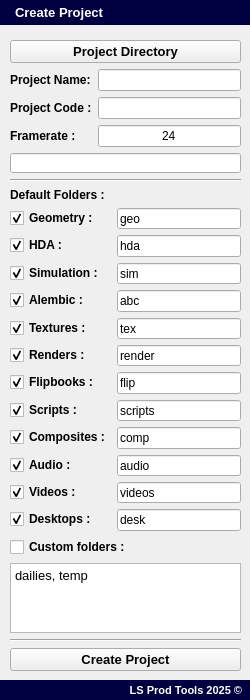
<?xml version="1.0" encoding="UTF-8"?>
<ui version="4.0">
 <class>wdgt_createScene</class>
 <widget class="QWidget" name="wdgt_createScene">
  <property name="geometry">
   <rect>
    <x>0</x>
    <y>0</y>
    <width>250</width>
    <height>700</height>
   </rect>
  </property>
  <property name="minimumSize">
   <size>
    <width>250</width>
    <height>700</height>
   </size>
  </property>
  <property name="maximumSize">
   <size>
    <width>250</width>
    <height>700</height>
   </size>
  </property>
  <property name="windowTitle">
   <string>Form</string>
  </property>
  <widget class="QLabel" name="lbl_title">
   <property name="enabled">
    <bool>true</bool>
   </property>
   <property name="geometry">
    <rect>
     <x>0</x>
     <y>0</y>
     <width>251</width>
     <height>25</height>
    </rect>
   </property>
   <property name="sizePolicy">
    <sizepolicy hsizetype="Preferred" vsizetype="Preferred">
     <horstretch>0</horstretch>
     <verstretch>0</verstretch>
    </sizepolicy>
   </property>
   <property name="minimumSize">
    <size>
     <width>0</width>
     <height>25</height>
    </size>
   </property>
   <property name="maximumSize">
    <size>
     <width>16777215</width>
     <height>25</height>
    </size>
   </property>
   <property name="palette">
    <palette>
     <active>
      <colorrole role="WindowText">
       <brush brushstyle="SolidPattern">
        <color alpha="255">
         <red>255</red>
         <green>255</green>
         <blue>255</blue>
        </color>
       </brush>
      </colorrole>
      <colorrole role="Button">
       <brush brushstyle="SolidPattern">
        <color alpha="255">
         <red>0</red>
         <green>0</green>
         <blue>64</blue>
        </color>
       </brush>
      </colorrole>
      <colorrole role="Base">
       <brush brushstyle="SolidPattern">
        <color alpha="255">
         <red>0</red>
         <green>0</green>
         <blue>64</blue>
        </color>
       </brush>
      </colorrole>
      <colorrole role="Window">
       <brush brushstyle="SolidPattern">
        <color alpha="255">
         <red>0</red>
         <green>0</green>
         <blue>64</blue>
        </color>
       </brush>
      </colorrole>
     </active>
     <inactive>
      <colorrole role="WindowText">
       <brush brushstyle="SolidPattern">
        <color alpha="255">
         <red>255</red>
         <green>255</green>
         <blue>255</blue>
        </color>
       </brush>
      </colorrole>
      <colorrole role="Button">
       <brush brushstyle="SolidPattern">
        <color alpha="255">
         <red>0</red>
         <green>0</green>
         <blue>64</blue>
        </color>
       </brush>
      </colorrole>
      <colorrole role="Base">
       <brush brushstyle="SolidPattern">
        <color alpha="255">
         <red>0</red>
         <green>0</green>
         <blue>64</blue>
        </color>
       </brush>
      </colorrole>
      <colorrole role="Window">
       <brush brushstyle="SolidPattern">
        <color alpha="255">
         <red>0</red>
         <green>0</green>
         <blue>64</blue>
        </color>
       </brush>
      </colorrole>
     </inactive>
     <disabled>
      <colorrole role="WindowText">
       <brush brushstyle="SolidPattern">
        <color alpha="255">
         <red>120</red>
         <green>120</green>
         <blue>120</blue>
        </color>
       </brush>
      </colorrole>
      <colorrole role="Button">
       <brush brushstyle="SolidPattern">
        <color alpha="255">
         <red>0</red>
         <green>0</green>
         <blue>64</blue>
        </color>
       </brush>
      </colorrole>
      <colorrole role="Base">
       <brush brushstyle="SolidPattern">
        <color alpha="255">
         <red>0</red>
         <green>0</green>
         <blue>64</blue>
        </color>
       </brush>
      </colorrole>
      <colorrole role="Window">
       <brush brushstyle="SolidPattern">
        <color alpha="255">
         <red>0</red>
         <green>0</green>
         <blue>64</blue>
        </color>
       </brush>
      </colorrole>
     </disabled>
    </palette>
   </property>
   <property name="font">
    <font>
     <pointsize>10</pointsize>
     <weight>75</weight>
     <bold>true</bold>
    </font>
   </property>
   <property name="layoutDirection">
    <enum>Qt::LeftToRight</enum>
   </property>
   <property name="styleSheet">
    <string notr="true">background-color: rgb(0, 0, 64);</string>
   </property>
   <property name="frameShape">
    <enum>QFrame::NoFrame</enum>
   </property>
   <property name="frameShadow">
    <enum>QFrame::Plain</enum>
   </property>
   <property name="text">
    <string>Create Project</string>
   </property>
   <property name="alignment">
    <set>Qt::AlignLeading|Qt::AlignLeft|Qt::AlignVCenter</set>
   </property>
   <property name="margin">
    <number>0</number>
   </property>
   <property name="indent">
    <number>15</number>
   </property>
  </widget>
  <widget class="QLabel" name="lbl_copyright">
   <property name="geometry">
    <rect>
     <x>0</x>
     <y>680</y>
     <width>251</width>
     <height>20</height>
    </rect>
   </property>
   <property name="minimumSize">
    <size>
     <width>0</width>
     <height>20</height>
    </size>
   </property>
   <property name="maximumSize">
    <size>
     <width>16777215</width>
     <height>20</height>
    </size>
   </property>
   <property name="palette">
    <palette>
     <active>
      <colorrole role="WindowText">
       <brush brushstyle="SolidPattern">
        <color alpha="255">
         <red>255</red>
         <green>255</green>
         <blue>255</blue>
        </color>
       </brush>
      </colorrole>
      <colorrole role="Button">
       <brush brushstyle="SolidPattern">
        <color alpha="255">
         <red>0</red>
         <green>0</green>
         <blue>64</blue>
        </color>
       </brush>
      </colorrole>
      <colorrole role="Base">
       <brush brushstyle="SolidPattern">
        <color alpha="255">
         <red>0</red>
         <green>0</green>
         <blue>64</blue>
        </color>
       </brush>
      </colorrole>
      <colorrole role="Window">
       <brush brushstyle="SolidPattern">
        <color alpha="255">
         <red>0</red>
         <green>0</green>
         <blue>64</blue>
        </color>
       </brush>
      </colorrole>
     </active>
     <inactive>
      <colorrole role="WindowText">
       <brush brushstyle="SolidPattern">
        <color alpha="255">
         <red>255</red>
         <green>255</green>
         <blue>255</blue>
        </color>
       </brush>
      </colorrole>
      <colorrole role="Button">
       <brush brushstyle="SolidPattern">
        <color alpha="255">
         <red>0</red>
         <green>0</green>
         <blue>64</blue>
        </color>
       </brush>
      </colorrole>
      <colorrole role="Base">
       <brush brushstyle="SolidPattern">
        <color alpha="255">
         <red>0</red>
         <green>0</green>
         <blue>64</blue>
        </color>
       </brush>
      </colorrole>
      <colorrole role="Window">
       <brush brushstyle="SolidPattern">
        <color alpha="255">
         <red>0</red>
         <green>0</green>
         <blue>64</blue>
        </color>
       </brush>
      </colorrole>
     </inactive>
     <disabled>
      <colorrole role="WindowText">
       <brush brushstyle="SolidPattern">
        <color alpha="255">
         <red>120</red>
         <green>120</green>
         <blue>120</blue>
        </color>
       </brush>
      </colorrole>
      <colorrole role="Button">
       <brush brushstyle="SolidPattern">
        <color alpha="255">
         <red>0</red>
         <green>0</green>
         <blue>64</blue>
        </color>
       </brush>
      </colorrole>
      <colorrole role="Base">
       <brush brushstyle="SolidPattern">
        <color alpha="255">
         <red>0</red>
         <green>0</green>
         <blue>64</blue>
        </color>
       </brush>
      </colorrole>
      <colorrole role="Window">
       <brush brushstyle="SolidPattern">
        <color alpha="255">
         <red>0</red>
         <green>0</green>
         <blue>64</blue>
        </color>
       </brush>
      </colorrole>
     </disabled>
    </palette>
   </property>
   <property name="font">
    <font>
     <pointsize>8</pointsize>
     <weight>75</weight>
     <bold>true</bold>
    </font>
   </property>
   <property name="styleSheet">
    <string notr="true">background-color: rgb(0, 0, 64);</string>
   </property>
   <property name="text">
    <string>LS Prod Tools 2025 ©</string>
   </property>
   <property name="alignment">
    <set>Qt::AlignRight|Qt::AlignTrailing|Qt::AlignVCenter</set>
   </property>
   <property name="indent">
    <number>9</number>
   </property>
  </widget>
  <widget class="QWidget" name="verticalLayoutWidget">
   <property name="geometry">
    <rect>
     <x>0</x>
     <y>30</y>
     <width>251</width>
     <height>651</height>
    </rect>
   </property>
   <layout class="QVBoxLayout" name="vLayout">
    <property name="leftMargin">
     <number>10</number>
    </property>
    <property name="topMargin">
     <number>10</number>
    </property>
    <property name="rightMargin">
     <number>10</number>
    </property>
    <property name="bottomMargin">
     <number>10</number>
    </property>
    <item>
     <layout class="QVBoxLayout" name="verticalLayout_2">
      <property name="spacing">
       <number>6</number>
      </property>
      <item>
       <widget class="QPushButton" name="btn_project_directory">
        <property name="font">
         <font>
          <pointsize>10</pointsize>
          <weight>75</weight>
          <bold>true</bold>
         </font>
        </property>
        <property name="text">
         <string>Project Directory</string>
        </property>
       </widget>
      </item>
      <item>
       <layout class="QFormLayout" name="fLayout_scene_name">
        <item row="0" column="0">
         <widget class="QLabel" name="lbl_project_name">
          <property name="font">
           <font>
            <pointsize>9</pointsize>
            <weight>75</weight>
            <bold>true</bold>
           </font>
          </property>
          <property name="text">
           <string>Project Name:</string>
          </property>
         </widget>
        </item>
        <item row="0" column="1">
         <widget class="QLineEdit" name="led_project_name"/>
        </item>
        <item row="1" column="0">
         <widget class="QLabel" name="lbl_project_code">
          <property name="font">
           <font>
            <pointsize>9</pointsize>
            <weight>75</weight>
            <bold>true</bold>
           </font>
          </property>
          <property name="text">
           <string>Project Code :</string>
          </property>
         </widget>
        </item>
        <item row="1" column="1">
         <widget class="QLineEdit" name="led_project_code">
          <property name="text">
           <string/>
          </property>
         </widget>
        </item>
        <item row="2" column="0">
         <widget class="QLabel" name="lbl_project_framerate">
          <property name="font">
           <font>
            <pointsize>9</pointsize>
            <weight>75</weight>
            <bold>true</bold>
           </font>
          </property>
          <property name="text">
           <string>Framerate :</string>
          </property>
         </widget>
        </item>
        <item row="2" column="1">
         <widget class="QLineEdit" name="led_project_framerate">
          <property name="text">
           <string>24</string>
          </property>
          <property name="alignment">
           <set>Qt::AlignCenter</set>
          </property>
         </widget>
        </item>
       </layout>
      </item>
      <item>
       <widget class="QLineEdit" name="led_project_console">
        <property name="minimumSize">
         <size>
          <width>0</width>
          <height>20</height>
         </size>
        </property>
        <property name="maximumSize">
         <size>
          <width>16777215</width>
          <height>20</height>
         </size>
        </property>
        <property name="text">
         <string/>
        </property>
        <property name="alignment">
         <set>Qt::AlignCenter</set>
        </property>
        <property name="readOnly">
         <bool>true</bool>
        </property>
       </widget>
      </item>
     </layout>
    </item>
    <item>
     <spacer name="verticalSpacer">
      <property name="orientation">
       <enum>Qt::Vertical</enum>
      </property>
      <property name="sizeHint" stdset="0">
       <size>
        <width>20</width>
        <height>40</height>
       </size>
      </property>
     </spacer>
    </item>
    <item>
     <widget class="Line" name="line">
      <property name="orientation">
       <enum>Qt::Horizontal</enum>
      </property>
     </widget>
    </item>
    <item>
     <widget class="QLabel" name="lbl_default_folders">
      <property name="font">
       <font>
        <pointsize>9</pointsize>
        <weight>75</weight>
        <bold>true</bold>
       </font>
      </property>
      <property name="text">
       <string>Default Folders :</string>
      </property>
     </widget>
    </item>
    <item>
     <layout class="QFormLayout" name="fLayout_folders">
      <item row="1" column="1">
       <widget class="QLineEdit" name="led_geo">
        <property name="text">
         <string>geo</string>
        </property>
       </widget>
      </item>
      <item row="2" column="1">
       <widget class="QLineEdit" name="led_hda">
        <property name="text">
         <string>hda</string>
        </property>
       </widget>
      </item>
      <item row="3" column="1">
       <widget class="QLineEdit" name="led_sim">
        <property name="text">
         <string>sim</string>
        </property>
       </widget>
      </item>
      <item row="4" column="1">
       <widget class="QLineEdit" name="led_abc">
        <property name="text">
         <string>abc</string>
        </property>
       </widget>
      </item>
      <item row="5" column="1">
       <widget class="QLineEdit" name="led_tex">
        <property name="text">
         <string>tex</string>
        </property>
       </widget>
      </item>
      <item row="6" column="1">
       <widget class="QLineEdit" name="led_render">
        <property name="text">
         <string>render</string>
        </property>
       </widget>
      </item>
      <item row="7" column="1">
       <widget class="QLineEdit" name="led_flip">
        <property name="text">
         <string>flip</string>
        </property>
       </widget>
      </item>
      <item row="8" column="1">
       <widget class="QLineEdit" name="led_scripts">
        <property name="text">
         <string>scripts</string>
        </property>
       </widget>
      </item>
      <item row="9" column="1">
       <widget class="QLineEdit" name="led_comp">
        <property name="text">
         <string>comp</string>
        </property>
       </widget>
      </item>
      <item row="10" column="1">
       <widget class="QLineEdit" name="led_audio">
        <property name="text">
         <string>audio</string>
        </property>
       </widget>
      </item>
      <item row="11" column="1">
       <widget class="QLineEdit" name="led_videos">
        <property name="text">
         <string>videos</string>
        </property>
       </widget>
      </item>
      <item row="12" column="1">
       <widget class="QLineEdit" name="led_desk">
        <property name="text">
         <string>desk</string>
        </property>
       </widget>
      </item>
      <item row="1" column="0">
       <widget class="QCheckBox" name="chkb_geo">
        <property name="font">
         <font>
          <weight>75</weight>
          <bold>true</bold>
         </font>
        </property>
        <property name="text">
         <string>Geometry :</string>
        </property>
        <property name="checked">
         <bool>true</bool>
        </property>
       </widget>
      </item>
      <item row="2" column="0">
       <widget class="QCheckBox" name="chkb_hda">
        <property name="font">
         <font>
          <weight>75</weight>
          <bold>true</bold>
         </font>
        </property>
        <property name="text">
         <string>HDA :</string>
        </property>
        <property name="checked">
         <bool>true</bool>
        </property>
       </widget>
      </item>
      <item row="3" column="0">
       <widget class="QCheckBox" name="chkb_sim">
        <property name="font">
         <font>
          <weight>75</weight>
          <bold>true</bold>
         </font>
        </property>
        <property name="text">
         <string>Simulation :</string>
        </property>
        <property name="checked">
         <bool>true</bool>
        </property>
       </widget>
      </item>
      <item row="4" column="0">
       <widget class="QCheckBox" name="chkb_abc">
        <property name="font">
         <font>
          <weight>75</weight>
          <bold>true</bold>
         </font>
        </property>
        <property name="text">
         <string>Alembic :</string>
        </property>
        <property name="checked">
         <bool>true</bool>
        </property>
       </widget>
      </item>
      <item row="5" column="0">
       <widget class="QCheckBox" name="chkb_tex">
        <property name="font">
         <font>
          <weight>75</weight>
          <bold>true</bold>
         </font>
        </property>
        <property name="text">
         <string>Textures :</string>
        </property>
        <property name="checked">
         <bool>true</bool>
        </property>
       </widget>
      </item>
      <item row="6" column="0">
       <widget class="QCheckBox" name="chkb_render">
        <property name="font">
         <font>
          <weight>75</weight>
          <bold>true</bold>
         </font>
        </property>
        <property name="text">
         <string>Renders :</string>
        </property>
        <property name="checked">
         <bool>true</bool>
        </property>
       </widget>
      </item>
      <item row="7" column="0">
       <widget class="QCheckBox" name="chkb_flip">
        <property name="font">
         <font>
          <weight>75</weight>
          <bold>true</bold>
         </font>
        </property>
        <property name="text">
         <string>Flipbooks :</string>
        </property>
        <property name="checked">
         <bool>true</bool>
        </property>
       </widget>
      </item>
      <item row="8" column="0">
       <widget class="QCheckBox" name="chkb_scripts">
        <property name="font">
         <font>
          <weight>75</weight>
          <bold>true</bold>
         </font>
        </property>
        <property name="text">
         <string>Scripts :</string>
        </property>
        <property name="checked">
         <bool>true</bool>
        </property>
       </widget>
      </item>
      <item row="9" column="0">
       <widget class="QCheckBox" name="chkb_comp">
        <property name="font">
         <font>
          <weight>75</weight>
          <bold>true</bold>
         </font>
        </property>
        <property name="text">
         <string>Composites :</string>
        </property>
        <property name="checked">
         <bool>true</bool>
        </property>
       </widget>
      </item>
      <item row="10" column="0">
       <widget class="QCheckBox" name="chkb_audio">
        <property name="font">
         <font>
          <weight>75</weight>
          <bold>true</bold>
         </font>
        </property>
        <property name="text">
         <string>Audio :</string>
        </property>
        <property name="checked">
         <bool>true</bool>
        </property>
       </widget>
      </item>
      <item row="11" column="0">
       <widget class="QCheckBox" name="chkb_videos">
        <property name="font">
         <font>
          <weight>75</weight>
          <bold>true</bold>
         </font>
        </property>
        <property name="text">
         <string>Videos :</string>
        </property>
        <property name="checked">
         <bool>true</bool>
        </property>
       </widget>
      </item>
      <item row="12" column="0">
       <widget class="QCheckBox" name="chkb_desk">
        <property name="font">
         <font>
          <weight>75</weight>
          <bold>true</bold>
         </font>
        </property>
        <property name="text">
         <string>Desktops :</string>
        </property>
        <property name="checked">
         <bool>true</bool>
        </property>
       </widget>
      </item>
     </layout>
    </item>
    <item>
     <widget class="QCheckBox" name="chkb_custom_folders">
      <property name="font">
       <font>
        <pointsize>9</pointsize>
        <weight>75</weight>
        <bold>true</bold>
       </font>
      </property>
      <property name="text">
       <string>Custom folders :</string>
      </property>
     </widget>
    </item>
    <item>
     <widget class="QPlainTextEdit" name="plte_custom_folders">
      <property name="font">
       <font>
        <pointsize>10</pointsize>
       </font>
      </property>
      <property name="plainText">
       <string>dailies, temp</string>
      </property>
     </widget>
    </item>
    <item>
     <widget class="Line" name="line_2">
      <property name="orientation">
       <enum>Qt::Horizontal</enum>
      </property>
     </widget>
    </item>
    <item>
     <widget class="QPushButton" name="btn_create_project">
      <property name="font">
       <font>
        <pointsize>10</pointsize>
        <weight>75</weight>
        <bold>true</bold>
       </font>
      </property>
      <property name="text">
       <string>Create Project</string>
      </property>
     </widget>
    </item>
   </layout>
  </widget>
 </widget>
 <resources/>
 <connections/>
</ui>
